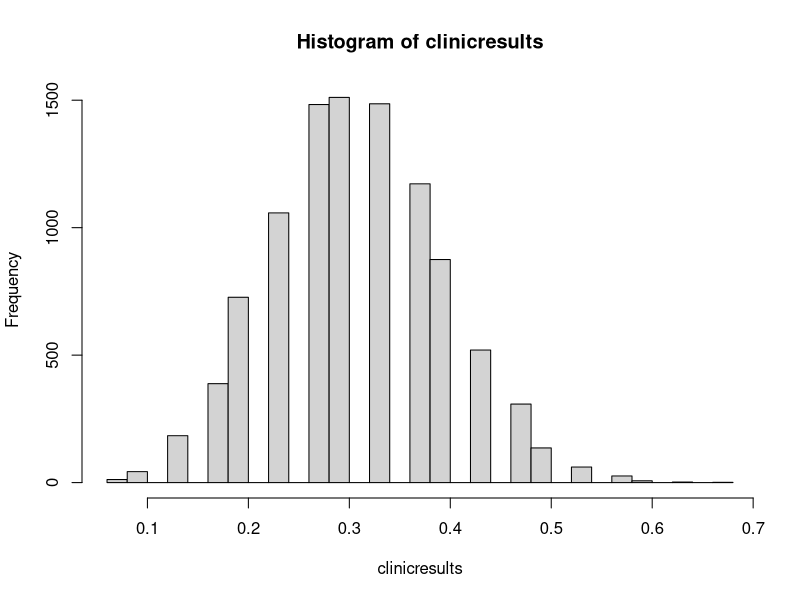

R code for this plot:
## ---- chunk 1
knitr::opts_chunk$set(echo = TRUE)
## ---- chunk 2
reps = 10
maxx = 4
maxy = 6
maxz = 3
ellipsevolume <- function(a, b, c){
  boxvolume = 2*a * 2 *b * 2*c
  maxi = 10000
  x <- runif(maxi, min = -a, max = a)
  y <- runif(maxi, min = -b, max = b)
  z <- runif(maxi, min = -c, max = c)
  inellipse <- ifelse((x^2)/(a^2) + (y^2)/(b^2) + (z^2)/(c^2) <= 1, 1.0, 0.0)
  volume <- mean(inellipse) * boxvolume
  volume
}
## ---- chunk 3
volumeellipse <- replicate(10,ellipsevolume(maxx, maxy, maxz))
volumeellipse
## ---- chunk 4
meanvolume <- mean(volumeellipse)
sdvolume <- sd(volumeellipse)
paste(meanvolume, sdvolume)
## ---- chunk 5
meanvolume + qt(0.975, df=9) * sdvolume/sqrt(10)
meanvolume - qt(0.975, df=9) * sdvolume/sqrt(10)
## ---- chunk 6
4/3*pi * maxx * maxy * maxz
## ---- chunk 7
clinicsim <- function(i){
              successes <- sum(sample(x=0:1, size = 30, replace=TRUE, prob=c((1-0.31), 0.31)))
              return = successes/30
}
clinicresults <-sapply(1:10000, clinicsim)
## ---- chunk 8
hist(clinicresults, breaks = 30)
## ---- chunk 9
print(length(clinicresults[clinicresults>0.40])/length(clinicresults))
